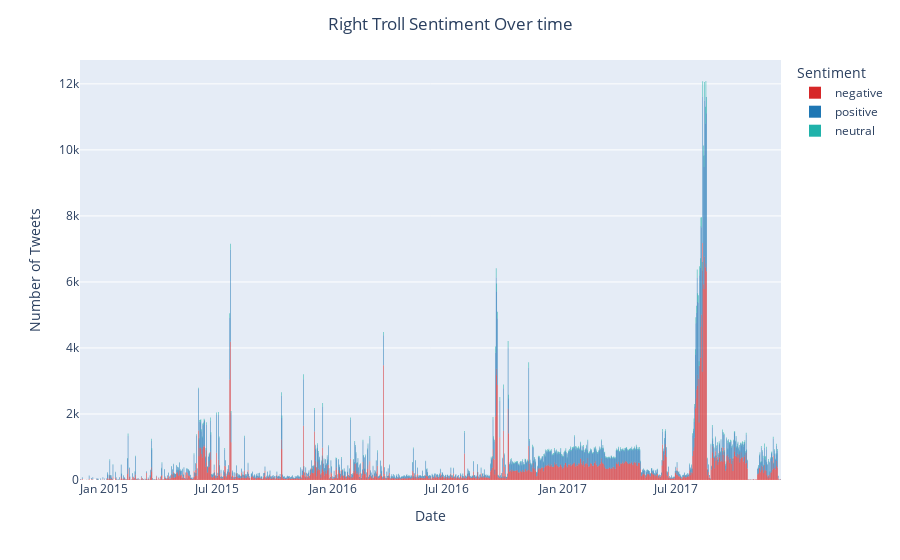
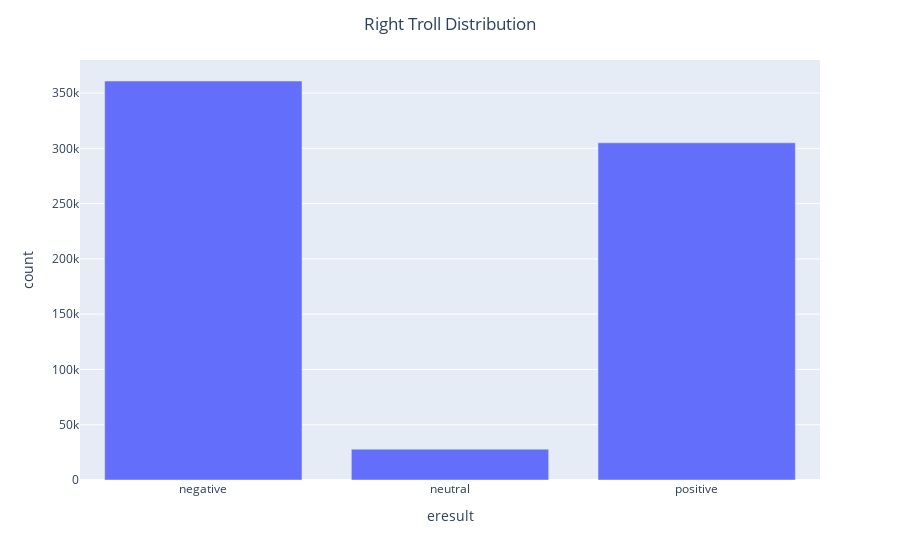

Notebook source saved alongside these figures, in order:
### Code cell
make_figures(_right_trolls_df, "Right Troll")

### Figure 1 — Plotly figure (JSON) as saved in the notebook; plotly's stock layout.template omitted (floating-point values rounded to 4 significant figures; data arrays with more than 128 entries replaced by an {"elided": "..."} marker saying what was removed)
{"data": [{"alignmentgroup": "True", "hovertemplate": "Sentiment=negative<br>Date=%{x}<br>Number of Tweets=%{y}<extra></extra>", "legendgroup": "negative", "marker": {"color": "rgb(214, 39, 40)", "line": {"width": 0}, "pattern": {"shape": ""}}, "name": "negative", "offsetgroup": "negative", "orientation": "v", "showlegend": true, "textposition": "auto", "type": "bar", "x": {"elided": "1090 str values"}, "xaxis": "x", "y": {"elided": "1090 int values"}, "yaxis": "y"}, {"alignmentgroup": "True", "hovertemplate": "Sentiment=positive<br>Date=%{x}<br>Number of Tweets=%{y}<extra></extra>", "legendgroup": "positive", "marker": {"color": "rgb(31, 119, 180)", "line": {"width": 0}, "pattern": {"shape": ""}}, "name": "positive", "offsetgroup": "positive", "orientation": "v", "showlegend": true, "textposition": "auto", "type": "bar", "x": {"elided": "1089 str values"}, "xaxis": "x", "y": {"elided": "1089 int values"}, "yaxis": "y"}, {"alignmentgroup": "True", "hovertemplate": "Sentiment=neutral<br>Date=%{x}<br>Number of Tweets=%{y}<extra></extra>", "legendgroup": "neutral", "marker": {"color": "lightseagreen", "line": {"width": 0}, "pattern": {"shape": ""}}, "name": "neutral", "offsetgroup": "neutral", "orientation": "v", "showlegend": true, "textposition": "auto", "type": "bar", "x": {"elided": "1044 str values"}, "xaxis": "x", "y": {"elided": "1044 int values"}, "yaxis": "y"}], "layout": {"autosize": true, "barmode": "relative", "legend": {"title": {"text": "Sentiment"}, "tracegroupgap": 0}, "margin": {"t": 60}, "title": {"text": "Right Troll Sentiment Over time", "x": 0.5}, "xaxis": {"anchor": "y", "autorange": true, "domain": [0, 1], "range": ["2014-11-24 12:00", "2017-12-14 12:00"], "title": {"text": "Date"}, "type": "date"}, "yaxis": {"anchor": "x", "autorange": true, "domain": [0, 1], "range": [0, 12720.0], "title": {"text": "Number of Tweets"}, "type": "linear"}}}

### Figure 2 — Plotly figure (JSON) as saved in the notebook; plotly's stock layout.template omitted (floating-point values rounded to 4 significant figures)
{"data": [{"alignmentgroup": "True", "hovertemplate": "eresult=%{x}<br>count=%{y}<extra></extra>", "legendgroup": "", "marker": {"color": "#636efa", "pattern": {"shape": ""}}, "name": "", "offsetgroup": "", "orientation": "v", "showlegend": false, "textposition": "auto", "type": "bar", "x": ["negative", "neutral", "positive"], "xaxis": "x", "y": [360914, 27914, 305010], "yaxis": "y"}], "layout": {"autosize": true, "barmode": "relative", "legend": {"tracegroupgap": 0}, "margin": {"t": 60}, "title": {"text": "Right Troll Distribution", "x": 0.5}, "xaxis": {"anchor": "y", "autorange": true, "domain": [0, 1], "range": [-0.5, 2.5], "title": {"text": "eresult"}, "type": "category"}, "yaxis": {"anchor": "x", "autorange": true, "domain": [0, 1], "range": [0, 379900.0], "title": {"text": "count"}, "type": "linear"}}}
